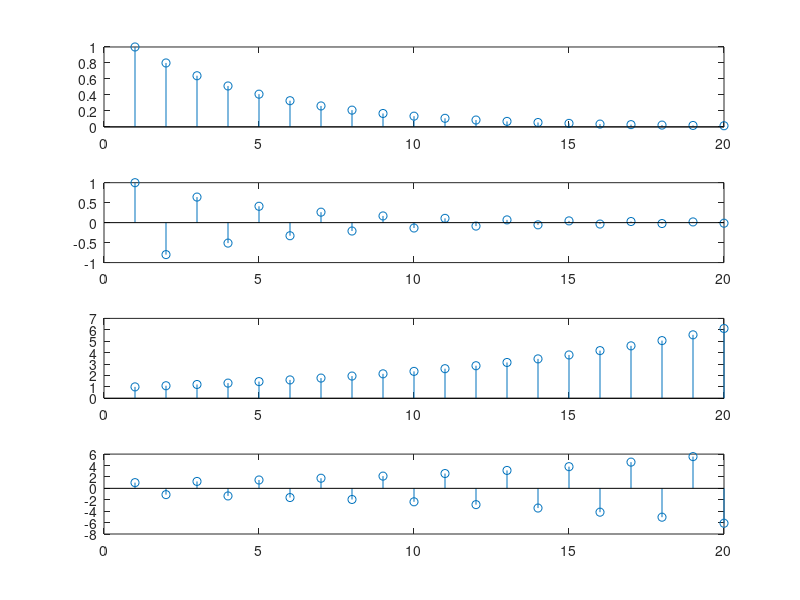

Source code (MATLAB):
N = 20;
n = 0:N-1 ;
x1 = (0.8).^n ;
x2 = (-0.8).^n ;
x3 = (1.1).^n ;
x4 = (-1.1).^n ;
figure(3)
subplot(4,1,1 ), stem(x1 )
subplot(4,1,2 ), stem(x2 )
subplot(4,1,3 ), stem(x3 )
subplot(4,1,4 ), stem(x4 )